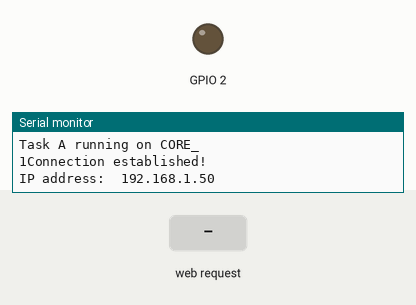
Recording of a sketch running on a simulated ESP32. Shown: output pins drawn as LEDs (lit = HIGH), the last lines printed to the serial monitor. The inputs (shaded band) are chosen by the test bench. WiFi joins after 1.5 s; servers stay silent unless stated.

Above: at 2.3 s.
2.4 s: HTTP request GET /H received
At 3.1 s:
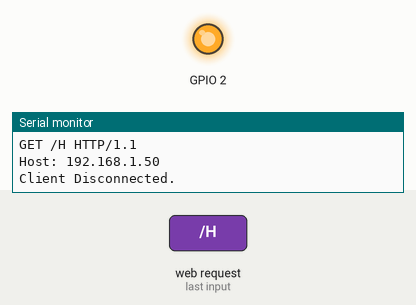
3.9 s: HTTP request GET /L received
At 4.2 s:
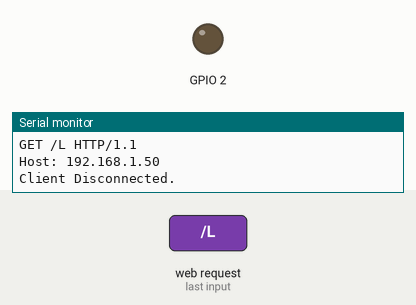
Timing chart, 0 to 6.9 s (numbered marks = the images above; inputs shaded):
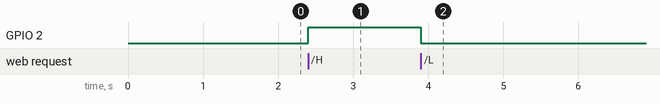

Measured:
- after the input at 2.4 s, GPIO 2: LOW → HIGH at once
- after the input at 3.9 s, GPIO 2: HIGH → LOW at once

The sketch:

wifiserverupdate.ino
```cpp
#include <WiFi.h>        // Include the Wi-Fi library
#include <WebServer.h>  // standard library
//.............................................................................Configurations
const char* ssid = "Dialog 4G 809";   // The name of the Wi-Fi network  Dialog 4G 809
const char* password = "5F2A73c3" ; // The password of the Wi-Fi network 5F2A73c3
TaskHandle_t Task_A;
TaskHandle_t Task_B;

//The server responds to clients (in this case - web browsers) on port 80,
//which is a standard port web browsers talk to web servers
WiFiServer server(80);

int temp = 30;
int humi = 10;
int pressure = 20;

//..............................................................................TASK A
void TaskA(void* pvParameters){
  Serial.print("Task A running on CORE_\n");
  Serial.print(xPortGetCoreID());
  WiFi.begin(ssid, password);             // Connect to the network
  while (WiFi.status() != WL_CONNECTED);// Wait for the Wi-Fi to connect
  Serial.println("Connection established!");
  Serial.print("IP address:\t");
  Serial.println(WiFi.localIP());
  xTaskCreatePinnedToCore(TaskB,
                          "Control 2 LEDS",
                          10000,
                          NULL,
                          1,
                          &Task_B,
                          1);
  vTaskDelete(Task_A); //deleting task
}

//TASK B ........................................................................TASK B
void TaskB(void * pvParameters){
  server.begin();
  while(1) {
    WiFiClient client = server.available();
    if (client) {
      Serial.println("New Client.");
      String currentLine = "";
      while (client.connected()) {
        if (client.available()) {
          char c = client.read();
          Serial.write(c);
          if (c == '\n') {
            if (currentLine.length() == 0) {
              client.println("HTTP/1.1 200 OK");
              client.println("Content-type:text/html");
              client.println();

              client.print("<center>");
              client.print("<marquee><h1>Smart Fish Tank</h1></marquee>");
              client.print("<h2> Group 11 </h2>");
              client.print("<table border = 5 size= 5>");
              client.print("<tr><th><b><h4>Parameter </h4> </b></th>");
              client.print("<th> <b> <h3> Value </h4> </b> </th></tr>");
              client.print("<tr><td> <h4> Temperature (K) </h3> </td><td> <h4>");
              client.print(temp);
              client.print("</h4> </td></tr>");
              client.print("<tr><td> <h4> Humidity (g.kg-1) </h3> </td><td> <h4>");
              client.print(humi);
              client.print("</h4> </td></tr>");
              client.print("<tr><td> <h4> Pressure (Pa) </h3> </td><td> <h4>");
              client.print(pressure);
              client.print("</h4> </td></tr>");
              client.print("</table>");
              client.print("<br><br>");

              client.print("Click <button><a href=\"/H\"><h3>  ON  </h3></a></button> to turn the Lights ON.<br>");
              client.print("<br>Click <button><a href=\"/L\"><h3>  OFF  </h3></a></button> to turn the Lights OFF.<br>");
              client.println();

              client.print("<br><br>");
              client.print("<ul><br><i>Project by </i><li> Kalpage W. H. C. N. T - EN20469578 </li><li> Madushan K. B. P - EN20408138 </li><li> De Silva A. K. S. N - EN20431280 </li></ul>");
              client.print("</center>");
              client.println();
              break;
            } else {
              currentLine = "";
            }
          } else if (c != '\r') {
            currentLine += c;
          }
          if (currentLine.endsWith("GET /H")) {
            digitalWrite(2, HIGH);
          }
          if (currentLine.endsWith("GET /L")) {
            digitalWrite(2, LOW);
          }
        }
      }
      client.stop();
      Serial.println("Client Disconnected.");
    }
  }
}


//..............................................................................SETUP
void setup() {
  Serial.begin(115200);         // Start the Serial communication to send messages to the computer
  pinMode(2 , OUTPUT);
  xTaskCreatePinnedToCore(TaskA,//function to be called
                          "Connect to the Network",// name of the task
                          10000,// Stack size (bytes in esp32, words in FreeRTOS)
                          NULL,// parameter to pass to function
                          1,// task priority (0 to configMAX_PRIORITIES=1 (24))
                          &Task_A,// assigned the handle task 1
                          0);  // Run on one core
}

void loop() {
}
```
